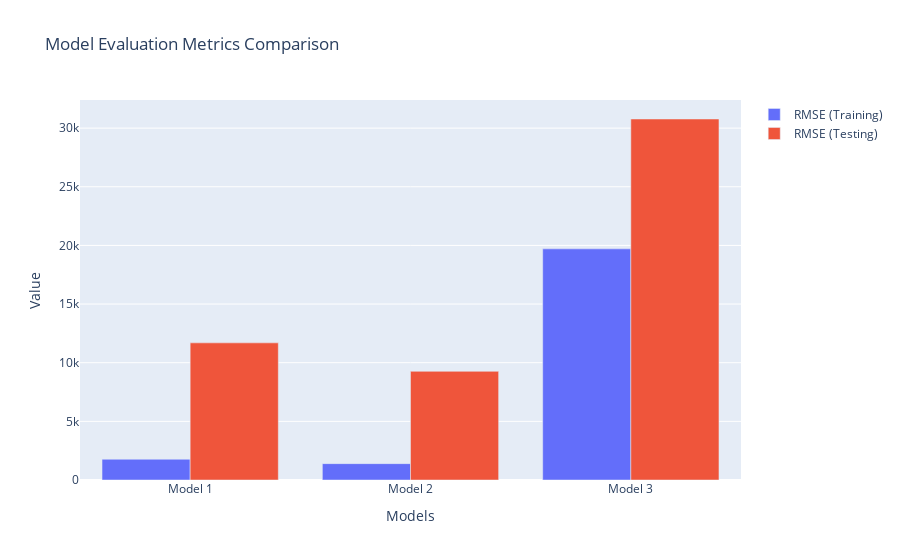

The notebook cell this image was saved under:
### Code cell
import plotly.graph_objs as go

models = ['Model 1', 'Model 2', 'Model 3']

rmse_training = [1769.3103606744266, 1395.7026433412452, 19707.403832071654]
rmse_testing = [11691.515953901333, 9264.239731034942, 30779.027803795238]


trace_rmse_training = go.Bar(x=models, y=rmse_training, name='RMSE (Training)')
trace_rmse_testing = go.Bar(x=models, y=rmse_testing, name='RMSE (Testing)')

fig = go.Figure(data=[ trace_rmse_training, trace_rmse_testing])

fig.update_layout(barmode='group', title='Model Evaluation Metrics Comparison',
                  xaxis_title='Models', yaxis_title='Value')

fig.show()

### Figure 1 — Plotly figure (JSON) as saved in the notebook; plotly's stock layout.template omitted (floating-point values rounded to 4 significant figures)
{"data": [{"name": "RMSE (Training)", "type": "bar", "x": ["Model 1", "Model 2", "Model 3"], "y": [1769.0, 1396.0, 19710.0]}, {"name": "RMSE (Testing)", "type": "bar", "x": ["Model 1", "Model 2", "Model 3"], "y": [11690.0, 9264.0, 30780.0]}], "layout": {"barmode": "group", "title": {"text": "Model Evaluation Metrics Comparison"}, "xaxis": {"title": {"text": "Models"}}, "yaxis": {"title": {"text": "Value"}}}}
